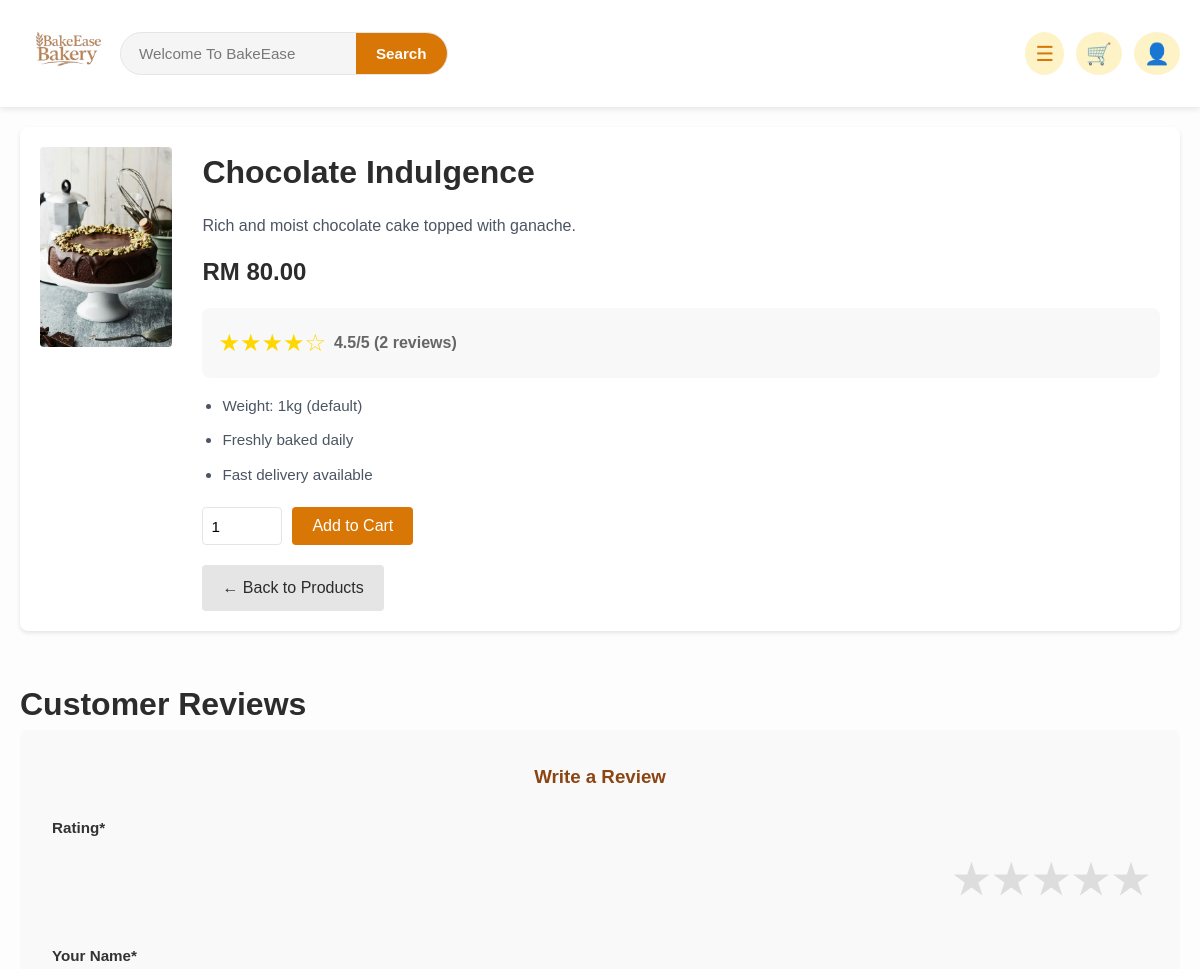
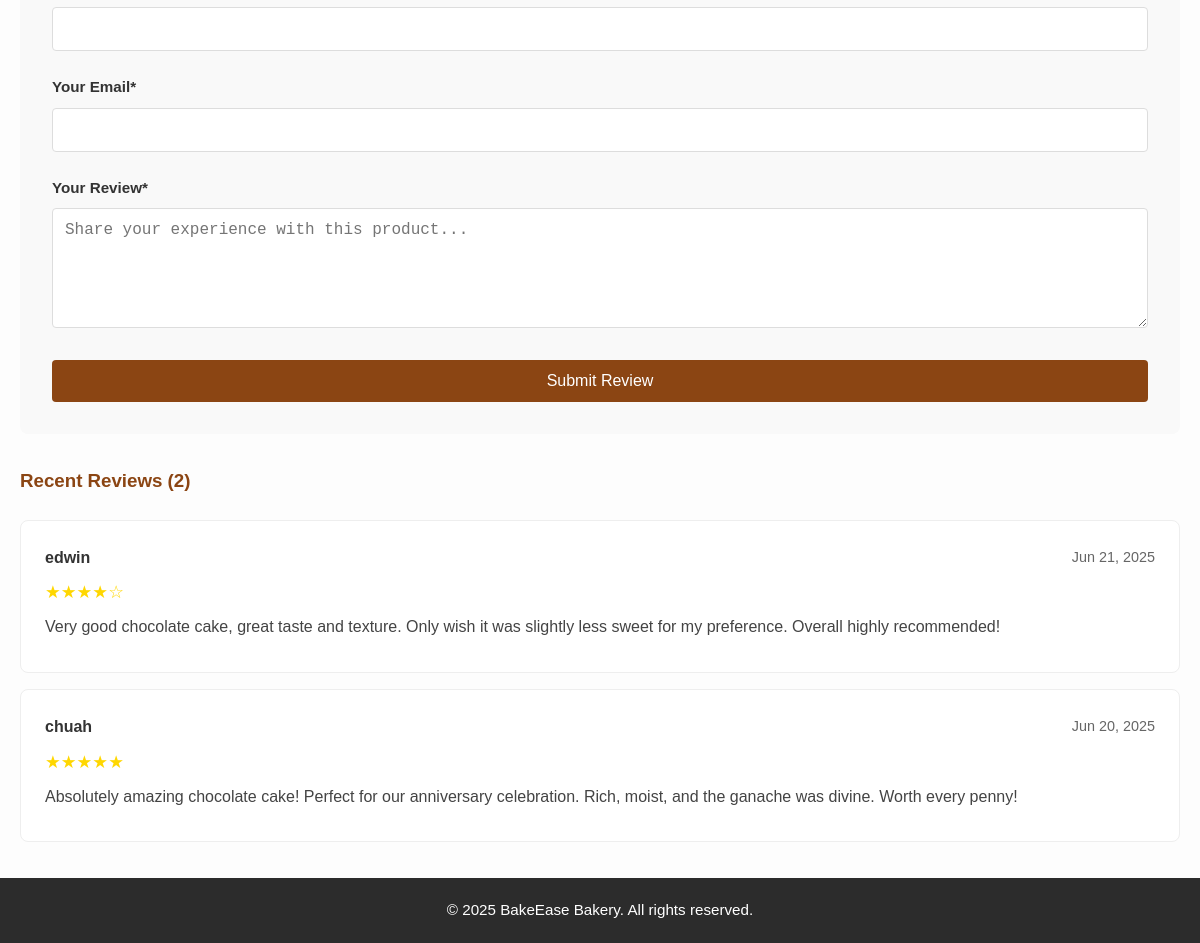
The app's page /product-detail.php?id=1 with its own data (2 pictures, top to bottom).
### tables this page shows
CREATE TABLE `products` (
  `id` int(11) NOT NULL,
  `name` varchar(100) NOT NULL,
  `description` text DEFAULT NULL,
  `price` decimal(10,2) NOT NULL,
  `category` varchar(50) DEFAULT NULL,
  `image` varchar(255) DEFAULT NULL,
  `stock` int(11) DEFAULT 0,
  `created_at` timestamp NOT NULL DEFAULT current_timestamp(),
  `features` text DEFAULT NULL
);

### product-detail.php (the view, shortened to what this page needs)
<?php
require_once 'db_connection.php';
$product_id = intval($_GET['id']);
$query = "SELECT id, name, description, price, image FROM products WHERE id = ?";
$stmt = mysqli_prepare($conn, $query);
mysqli_stmt_bind_param($stmt, "i", $product_id);
mysqli_stmt_execute($stmt);
$result = mysqli_stmt_get_result($stmt);
$product = mysqli_fetch_assoc($result);
$form_data = [
    'rating' => isset($_POST['rating']) ? (int)$_POST['rating'] : 0,
    'comment' => isset($_POST['comment']) ? trim($_POST['comment']) : '',
    'customer_name' => isset($_POST['customer_name']) ? trim($_POST['customer_name']) : '',
    'customer_email' => isset($_POST['customer_email']) ? trim($_POST['customer_email']) : ''
];
$query = "SELECT pr.customer_name, pr.rating, pr.comment, pr.review_date, pr.helpful_count, pr.is_verified_purchase
          FROM product_reviews pr
          WHERE pr.product_id = ? AND pr.is_approved = TRUE
          ORDER BY pr.review_date DESC LIMIT 10";
$stmt = mysqli_prepare($conn, $query);
mysqli_stmt_bind_param($stmt, "i", $product_id);
mysqli_stmt_execute($stmt);
$result = mysqli_stmt_get_result($stmt);
$reviews = [];
while ($row = mysqli_fetch_assoc($result)) {
    $reviews[] = $row;
}
$avg_query = "SELECT AVG(rating) as avg_rating, COUNT(*) as total_reviews FROM product_reviews WHERE product_id = ? AND is_approved = TRUE";
$stmt = mysqli_prepare($conn, $avg_query);
mysqli_stmt_bind_param($stmt, "i", $product_id);
mysqli_stmt_execute($stmt);
$result = mysqli_stmt_get_result($stmt);
$rating_data = mysqli_fetch_assoc($result);
$avg_rating = $rating_data['avg_rating'] ? round($rating_data['avg_rating'], 1) : 0;
$total_reviews = $rating_data['total_reviews'];
?>
<!DOCTYPE html>
<html lang="en">
<head>
    <link rel="stylesheet" href="styles.css">
    <link rel="stylesheet" href="product-detail-styles.css">
</head>
<body>
    <header>
        <div class="header-bar">
            <div class="logo-left">
                <a href="index.php">
                    <img src="images/logo.png" alt="BakeEase Logo" class="logo-inline" />
                </a>
                <div class="search-center">
                    <form class="search-form" action="products.php" method="get">
                        <input type="text" name="search" placeholder="Welcome To BakeEase" />
                        <button type="submit">Search</button>
                    </form>
                </div>
            </div>
            <div class="header-right">
                <div class="nav-dropdown">
                    <span class="nav-toggle" id="navToggle" title="Navigation Menu">☰</span>
                </div>
                <div class="cart-dropdown">
                    <span class="cart-icon" id="cartToggle">🛒</span>
                </div>
                <div class="profile-dropdown">
                    <span class="profile-icon" id="profileToggle">👤</span>
                </div>
            </div>
        </div>
    </header>
    <main class="product-detail-container">
        <section class="product-detail">
            <img src="<?= htmlspecialchars($product['image']) ?>" alt="<?= htmlspecialchars($product['name']) ?>" />
            <div class="product-info">
                <h2><?= htmlspecialchars($product['name']) ?></h2>
                <p><?= htmlspecialchars($product['description']) ?></p>
                <p><strong>RM <?= number_format($product['price'], 2) ?></strong></p>
                <div class="rating-display">
                    <div class="stars">
                        <?php
                        for ($i = 1; $i <= 5; $i++) {
                            echo $i <= $avg_rating ? '★' : '☆';
                        }
                        ?>
                    </div>
                    <span class="rating-text"><?= $avg_rating ?>/5 (<?= $total_reviews ?> reviews)</span>
                </div>
                <ul>
                    <li>Weight: 1kg (default)</li>
                    <li>Freshly baked daily</li>
                    <li>Fast delivery available</li>
                </ul>
                <form method="POST" action="add_to_cart.php" class="add-to-cart-form">
                    <input type="number" name="quantity" value="1" min="1" max="99" class="quantity-input">
                    <button type="submit" class="add-to-cart-button">Add to Cart</button>
                </form>
                <a href="products.php" class="back-button">← Back to Products</a>
            </div>
        </section>
        <div class="reviews-section">
            <h2>Customer Reviews</h2>
            <div class="review-form">
                <h3>Write a Review</h3>
                <form method="POST" action="">
                    <div class="form-group">
                        <label>Rating*</label>
                        <div class="star-rating">
                            <label for="star5">★</label>
                            <label for="star4">★</label>
                            <label for="star3">★</label>
                            <label for="star2">★</label>
                            <label for="star1">★</label>
                        </div>
                    </div>
                    <div class="form-group">
                        <label for="customer_name">Your Name*</label>
                        <input type="text" id="customer_name" name="customer_name" value="<?= htmlspecialchars($form_data['customer_name']) ?>" required>
                    </div>
                    <div class="form-group">
                        <label for="customer_email">Your Email*</label>
                        <input type="email" id="customer_email" name="customer_email" value="<?= htmlspecialchars($form_data['customer_email']) ?>" required>
                    </div>
                    <div class="form-group">
                        <label for="comment">Your Review*</label>
                        <textarea id="comment" name="comment" placeholder="Share your experience with this product..." required><?= htmlspecialchars($form_data['comment']) ?></textarea>
                    </div>
                    <button type="submit" name="submit_review" class="submit-btn">Submit Review</button>
                </form>
            </div>
            <?php if (!empty($reviews)): ?>
                <div class="existing-reviews">
                    <h3>Recent Reviews (<?= $total_reviews ?>)</h3>
                    <?php foreach ($reviews as $review): ?>
                        <div class="review-item">
                            <div class="review-header">
                                <div class="reviewer-info">
                                    <span class="reviewer-name"><?= htmlspecialchars($review['customer_name']) ?></span>
                                </div>
                                <span class="review-date"><?= date('M j, Y', strtotime($review['review_date'])) ?></span>
                            </div>
                            <div class="review-stars">
                                <?php
                                for ($i = 1; $i <= 5; $i++) {
                                    echo $i <= $review['rating'] ? '★' : '☆';
                                }
                                ?>
                            </div>
                            <div class="review-comment">
                                <?= htmlspecialchars($review['comment']) ?>
                            </div>
                        </div>
                    <?php endforeach; ?>
                </div>
            <?php else: ?>
                <div class="no-reviews">
                    <p>No reviews yet. Be the first to review this product!</p>
                </div>
            <?php endif; ?>
        </div>
    </main>
    <footer>
        <p>&copy; 2025 BakeEase Bakery. All rights reserved.</p>
    </footer>
</body>
</html>

### styles.css (style rules this page uses)
* { margin: 0; padding: 0; box-sizing: border-box; }
body { font-family: 'Lora', 'Arial', sans-serif; background: #fdfdfd; color: #2c2c2c; line-height: 1.6; overflow-x: hidden; }
h1, h2, h3 { font-weight: 600; color: #2c2c2c; }
h2 { font-size: 2rem; }
a { color: #d97706; text-decoration: none; transition: color 0.3s ease, transform 0.3s ease; }
header { background: #ffffff; box-shadow: 0 2px 6px rgba(0, 0, 0, 0.1); position: sticky; top: 0; z-index: 1000; }
.header-bar { max-width: 1320px; margin: 0 auto; display: flex; align-items: center; justify-content: space-between; padding: 12px 20px; }
.logo-left { display: flex; align-items: center; }
.logo-inline { height: 75px; transition: transform 0.3s ease; }
.search-center { flex: 1; display: flex; justify-content: center; }
.search-form { display: flex; align-items: center; background: #f5f5f5; border-radius: 30px; width: 100%; max-width: 380px; border: 1px solid #e5e5e5; transition: border-color 0.3s ease, box-shadow 0.3s ease; }
.search-form input[type="text"] { border: none; background: transparent; padding: 12px 18px; width: 100%; font-size: 0.95rem; outline: none; color: #2c2c2c; }
.search-form input[type="text"]::placeholder { color: #787878; }
.search-form button { background: #d97706; color: #ffffff; border: none; padding: 12px 20px; border-radius: 0 30px 30px 0; cursor: pointer; font-size: 0.95rem; font-weight: 600; transition: background 0.3s ease; }
.header-right { display: flex; gap: 12px; align-items: center; }
.nav-dropdown, .cart-dropdown, .profile-dropdown { position: relative; }
.nav-toggle, .cart-icon, .profile-icon { font-size: 1.3rem; padding: 10px; background: #fef3c7; color: #d97706; border-radius: 50%; cursor: pointer; transition: background 0.3s ease, transform 0.3s ease; }
main { max-width: 1320px; margin: 0 auto; padding: 20px; }
.form-group { margin-bottom: 20px; text-align: left; }
.form-group label { display: block; font-size: 0.95rem; font-weight: 500; margin-bottom: 8px; color: #2c2c2c; }
.form-group input, .form-group textarea, .form-group select { width: 100%; padding: 12px; border: 1px solid #e5e5e5; border-radius: 8px; font-size: 0.95rem; outline: none; transition: border-color 0.3s ease; }
.form-group textarea { height: 150px; }
footer { background: #2c2c2c; color: #ffffff; text-align: center; padding: 20px 0; width: 100%; position: relative; bottom: 0; }
footer p { font-size: 0.95rem; }

### product-detail-styles.css (style rules this page uses)
.product-detail-container { max-width: 1320px; margin: 0 auto; padding: 20px; }
.product-detail { display: flex; align-items: flex-start; gap: 30px; background: #ffffff; border-radius: 8px; box-shadow: 0 2px 4px rgba(0, 0, 0, 0.1); padding: 20px; }
.product-detail img { max-width: 100%; max-height: 200px; height: auto; display: block; margin: 0 auto 15px; border-radius: 4px; object-fit: cover; }
.product-info { flex: 1; }
.product-info h2 { font-size: 2rem; margin-bottom: 15px; color: #2c2c2c; }
.product-info p { font-size: 1rem; color: #4b5563; margin-bottom: 15px; }
.product-info strong { font-size: 1.5rem; color: #2c2c2c; }
.product-info ul { list-style-type: disc; padding-left: 20px; margin-bottom: 20px; }
.product-info ul li { font-size: 0.95rem; color: #4b5563; margin-bottom: 10px; }
.add-to-cart-form { display: flex; gap: 10px; margin-bottom: 20px; }
.quantity-input { width: 80px; padding: 8px; border: 1px solid #e5e5e5; border-radius: 4px; font-size: 0.95rem; }
.add-to-cart-button { padding: 10px 20px; background: #d97706; color: #ffffff; border: none; border-radius: 4px; cursor: pointer; font-size: 1rem; transition: background 0.3s ease; }
.back-button { display: inline-block; padding: 10px 20px; background: #e5e5e5; color: #2c2c2c; border-radius: 4px; text-decoration: none; transition: background 0.3s ease; }

### records on screen
products: image (picture), name "Chocolate Indulgence", description "Rich and moist chocolate cake topped with ganache.", price "80.00"

### other values on screen
$avg_rating "4.5"
$total_reviews "2"
$review['customer_name'] "edwin"
date('M j, Y', strtotime($review['review_date'])) "Jun 21, 2025"
$review['comment'] "Very good chocolate cake, great taste and texture. Only wish it was slightly less sweet for my preference. Overall highly recommended!"
$review['customer_name'] "chuah"
date('M j, Y', strtotime($review['review_date'])) "Jun 20, 2025"
$review['comment'] "Absolutely amazing chocolate cake! Perfect for our anniversary celebration. Rich, moist, and the ganache was divine. Worth every penny!"
